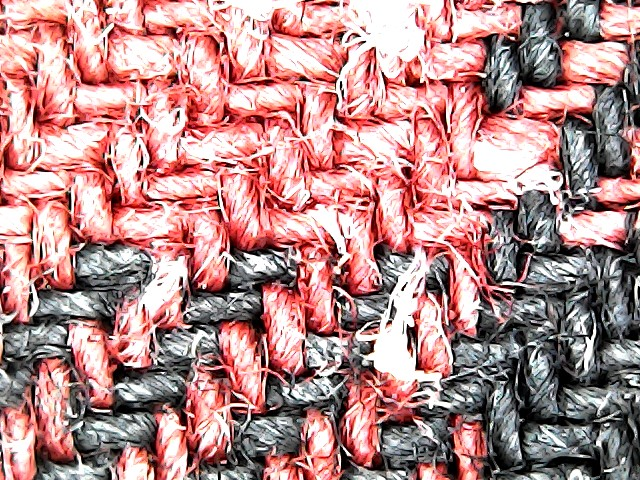
#> input picture data/fabricnet/W001.jpg, 640 x 480 px
$ python -i preprocessing.py   (imports and definitions only)
#> lines starting #> are read from the running program, lines starting #| are printed output that depends on the picture
# The mechanistic justification for this step is: provide standardized optical normalization (CLAHE, min-max scaling), sliding-window patch tiling with boundary padding and overlap, and seamless patch reconstruction to enable deep models with fixed input sizes to process arbitrary multi-megapixel fabric swatches without loss of spatial resolution.

from typing import List, Tuple, Union

import cv2
import numpy as np


def apply_clahe(
    image: np.ndarray, clip_limit: float = 2.0, tile_grid_size: Tuple[int, int] = (8, 8)
) -> np.ndarray:
#> called with clip_limit = 2, tile_grid_size = (8, 8)
    if image.dtype != np.uint8:
        img_u8 = np.clip(image * 255.0, 0, 255).astype(np.uint8)
    else:
        img_u8 = image.copy()

    clahe = cv2.createCLAHE(clipLimit=clip_limit, tileGridSize=tile_grid_size)
    if img_u8.ndim == 2:
        res = clahe.apply(img_u8)
    elif img_u8.ndim == 3 and img_u8.shape[2] == 3:
        lab = cv2.cvtColor(img_u8, cv2.COLOR_RGB2LAB)
#> lab: shape (480, 640, 3); mean of channels 0, 1, 2 156.6, 144, 136.5
        lab[:, :, 0] = clahe.apply(lab[:, :, 0])
#> lab: shape (480, 640, 3); mean of channels 0, 1, 2 142.2, 144, 136.5
        res = cv2.cvtColor(lab, cv2.COLOR_LAB2RGB)
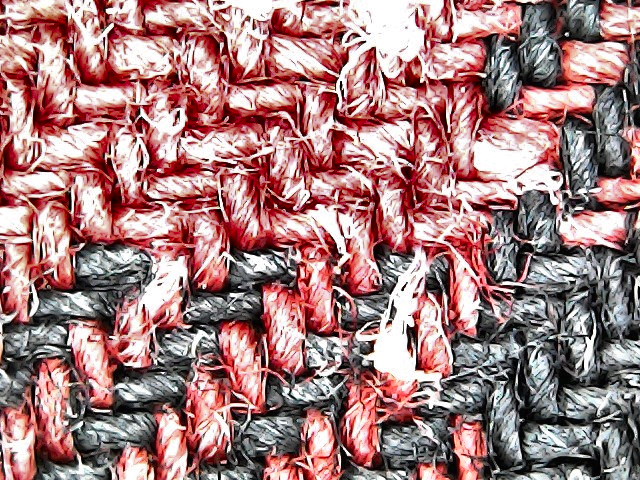
#> res: shape (480, 640, 3); mean R, G, B 164.1, 124.8, 125.2
    else:
        res = img_u8

    return res.astype(np.float32) / 255.0
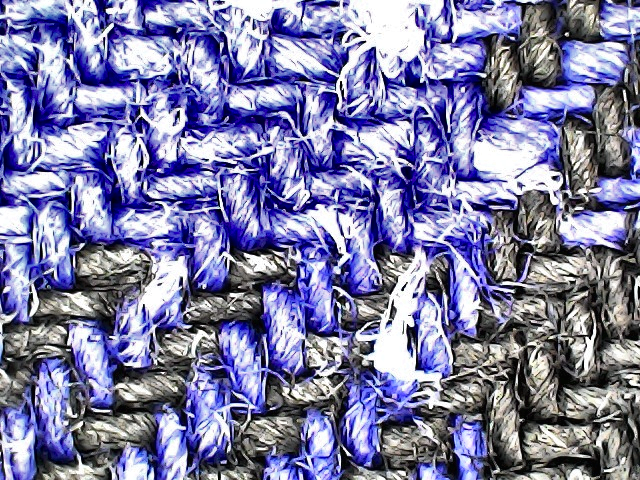
#> returned value: shape (480, 640, 3) float32; mean of channels 0, 1, 2 0.643, 0.49, 0.491; drawn as B, G, R


# [7 lines left out: function normalize_minmax, not called in this run]


class PatchTiler:
    def __init__(self, patch_size: int = 256, stride: int = 128):
        self.patch_size = patch_size
        self.stride = stride

    # [63 lines left out: functions extract_patches, reconstruct_from_patches, not called in this run]

>>> import cv2
>>> picture = cv2.cvtColor(cv2.imread('../../data/fabricnet/W001.jpg'), cv2.COLOR_BGR2RGB)
>>> result = apply_clahe(picture)

$ run again, on data/fabricnet/W002.jpg
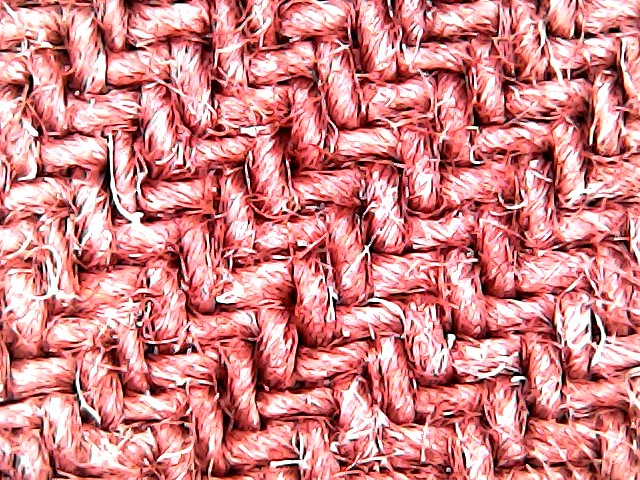
#> input picture data/fabricnet/W002.jpg, 640 x 480 px
#> in apply_clahe, `res = cv2.cvtColor(lab, cv2.COLOR_LAB2RGB)`:
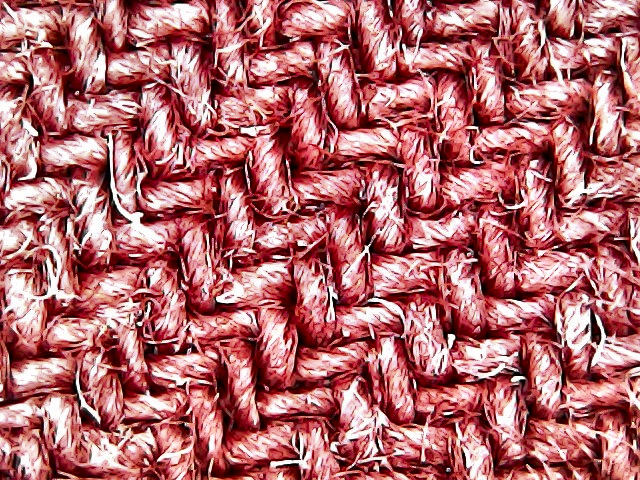
#> res: shape (480, 640, 3); mean R, G, B 177.6, 105.3, 108.5
#> in apply_clahe, `return res.astype(np.float32) / 255.0`:
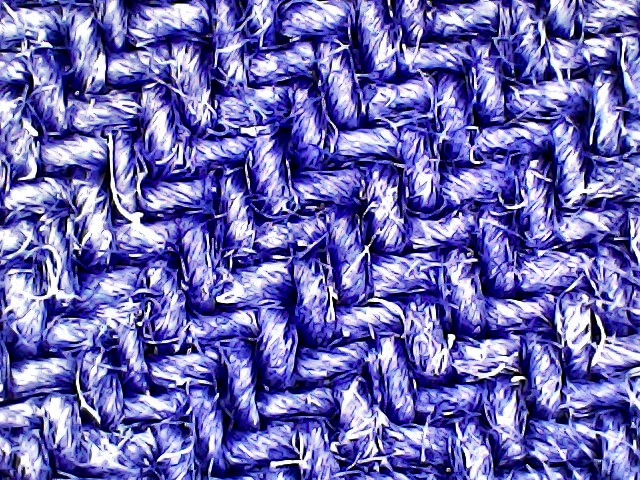
#> returned value: shape (480, 640, 3) float32; mean of channels 0, 1, 2 0.696, 0.413, 0.426; drawn as B, G, R

$ run again, on data/fabricnet/W003.jpg
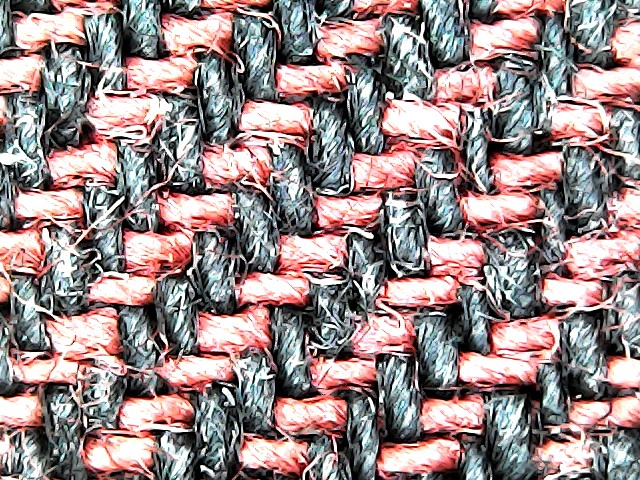
#> input picture data/fabricnet/W003.jpg, 640 x 480 px
#> in apply_clahe, `res = cv2.cvtColor(lab, cv2.COLOR_LAB2RGB)`:
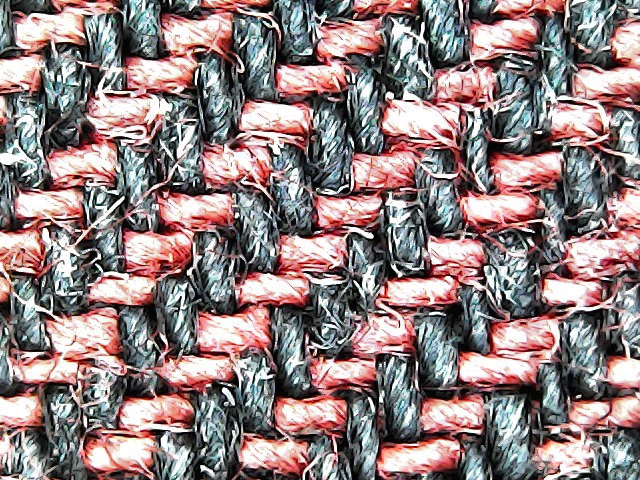
#> res: shape (480, 640, 3); mean R, G, B 145, 127.8, 128.1
#> in apply_clahe, `return res.astype(np.float32) / 255.0`:
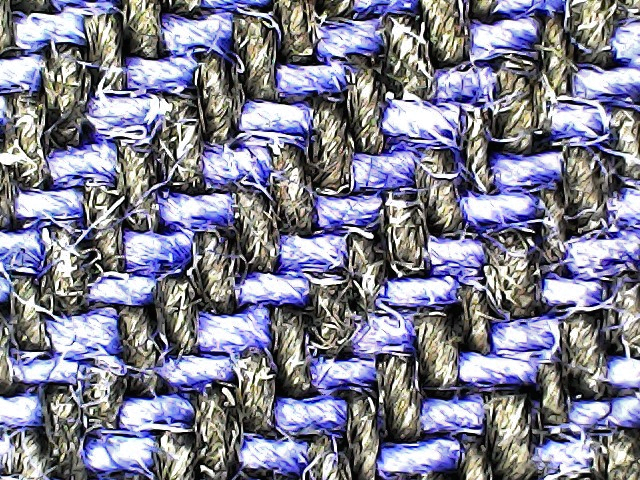
#> returned value: shape (480, 640, 3) float32; mean of channels 0, 1, 2 0.569, 0.501, 0.502; drawn as B, G, R

$ run again, on data/fabricnet/W007.jpg
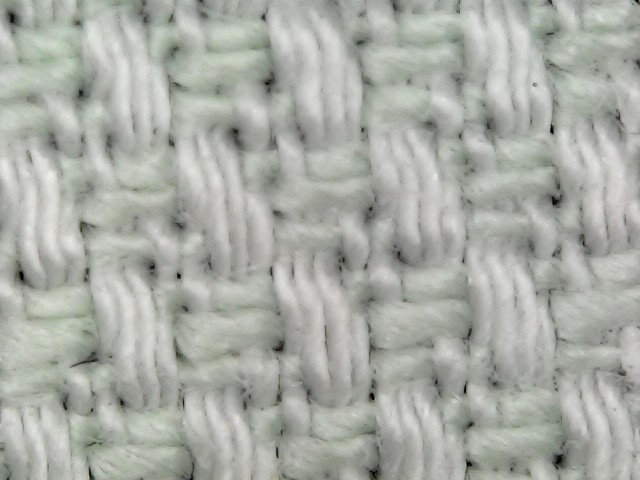
#> input picture data/fabricnet/W007.jpg, 640 x 480 px
#> in apply_clahe, `res = cv2.cvtColor(lab, cv2.COLOR_LAB2RGB)`:
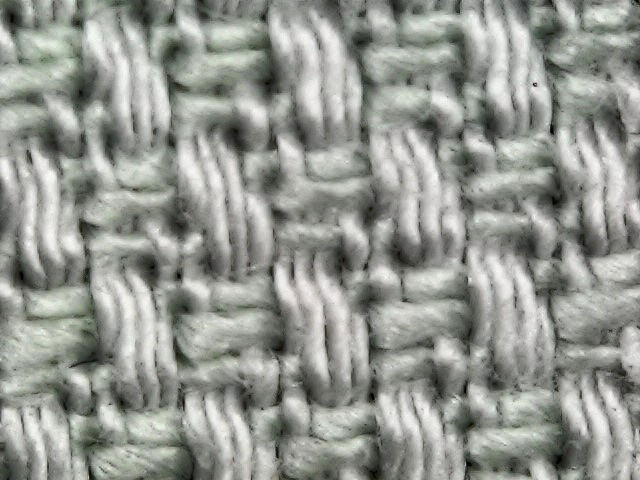
#> res: shape (480, 640, 3); mean R, G, B 149.2, 151.9, 145.9
